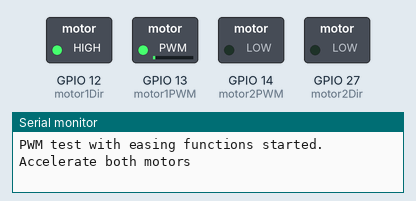
A sketch run on a simulated ESP32. Parts: switched loads named in the sketch (green lamp = pin HIGH), the last lines printed to the serial monitor.

Above: at 0.15 s.
At 4.1 s:
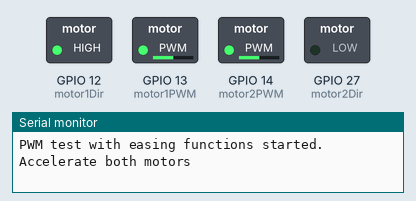
At 9.21 s:
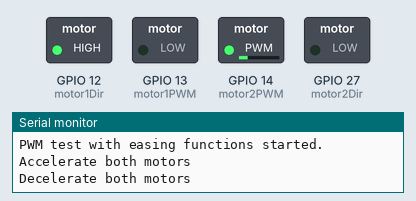
At 16.2 s:
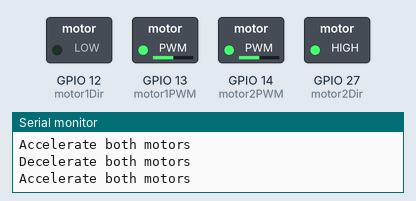
At 22.2 s:
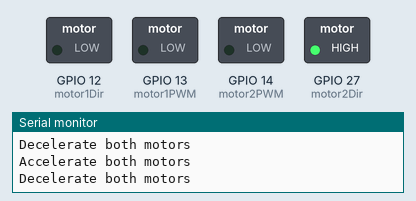
At 39.4 s:
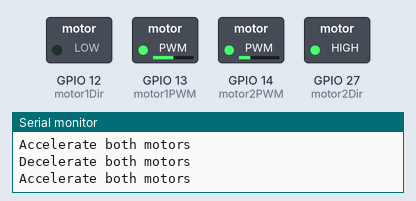
Timing chart, 0 to 40.0 s (numbered marks = the images above):
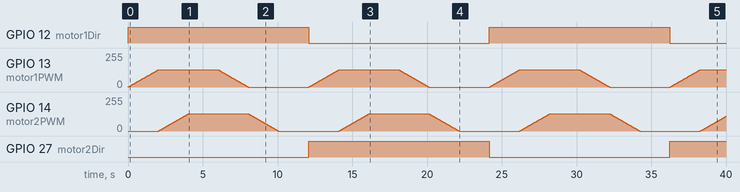

The sketch:

test-motor-easing.ino
```cpp
#include <Arduino.h>

// Define the pins for the L9110S motor driver
const int motor1PWM = T4;  // PWM pin for Motor 1 speed control
const int motor1Dir = T5;  // Direction pin for Motor 1
const int motor2PWM = T6;  // PWM pin for Motor 2 speed control
const int motor2Dir = T7;  // Direction pin for Motor 2

// PWM channel definitions
const int motor1PWM_channel = 0;
const int motor2PWM_channel = 1;

// PWM frequency and resolution
const int pwmFrequency = 5000;
const int pwmResolution = 8; // 8-bit resolution: 0-255

void setup() {
  // Initialize serial communication for debugging
  Serial.begin(115200);

  // Configure the PWM channels with the specified properties
  ledcSetup(motor1PWM_channel, pwmFrequency, pwmResolution);
  ledcSetup(motor2PWM_channel, pwmFrequency, pwmResolution);

  // Attach the PWM channels to the specified GPIO pins
  ledcAttachPin(motor1PWM, motor1PWM_channel);
  ledcAttachPin(motor2PWM, motor2PWM_channel);

  // Set the direction pins as output
  pinMode(motor1Dir, OUTPUT);
  pinMode(motor2Dir, OUTPUT);

  Serial.println("PWM test with easing functions started.");
}

void easeMotor(int pwmChannel, int startValue, int endValue, int duration) {
  int stepCount = 100;
  int stepDelay = duration / stepCount;
  float stepIncrement = (endValue - startValue) / (float)stepCount;

  for (int i = 0; i <= stepCount; i++) {
    int value = startValue + stepIncrement * i;
    ledcWrite(pwmChannel, value);
    delay(stepDelay);
  }
}

void loop() {
  // Set direction for both motors
  digitalWrite(motor1Dir, HIGH); // Motor 1 forward
  digitalWrite(motor2Dir, LOW);  // Motor 2 backward

  // Accelerate both motors smoothly
  Serial.println("Accelerate both motors");
  easeMotor(motor1PWM_channel, 0, 128, 2000); // 0 to 50% speed in 2 seconds
  easeMotor(motor2PWM_channel, 0, 128, 2000); // 0 to 50% speed in 2 seconds
  delay(2000);

  // Decelerate both motors smoothly
  Serial.println("Decelerate both motors");
  easeMotor(motor1PWM_channel, 128, 0, 2000); // 50% to 0 speed in 2 seconds
  easeMotor(motor2PWM_channel, 128, 0, 2000); // 50% to 0 speed in 2 seconds
  delay(2000);

  // Change direction
  digitalWrite(motor1Dir, LOW);  // Motor 1 backward
  digitalWrite(motor2Dir, HIGH); // Motor 2 forward

  // Accelerate both motors smoothly
  Serial.println("Accelerate both motors");
  easeMotor(motor1PWM_channel, 0, 128, 2000); // 0 to 50% speed in 2 seconds
  easeMotor(motor2PWM_channel, 0, 128, 2000); // 0 to 50% speed in 2 seconds
  delay(2000);

  // Decelerate both motors smoothly
  Serial.println("Decelerate both motors");
  easeMotor(motor1PWM_channel, 128, 0, 2000); // 50% to 0 speed in 2 seconds
  easeMotor(motor2PWM_channel, 128, 0, 2000); // 50% to 0 speed in 2 seconds
  delay(2000);
}
```

Measured:
- by itself, GPIO 12 (motor1Dir): alternates HIGH for 12.1 s and LOW for 12.1 s
- by itself, GPIO 27 (motor2Dir): LOW → HIGH at 12.1 s, → LOW 12.1 s later, → HIGH 12.1 s later
